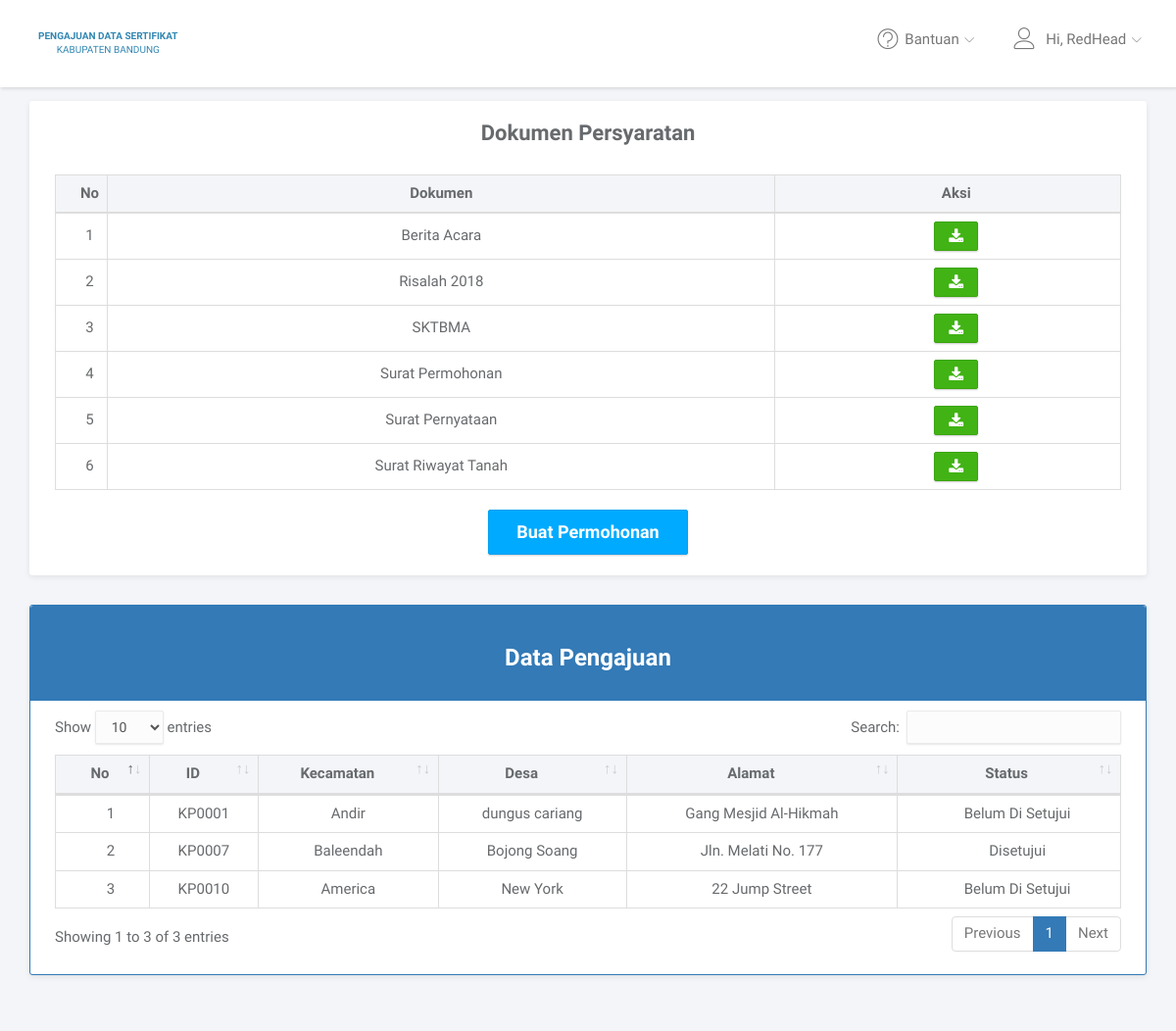
The app's page /pemohon/index.php (signed in), older data.
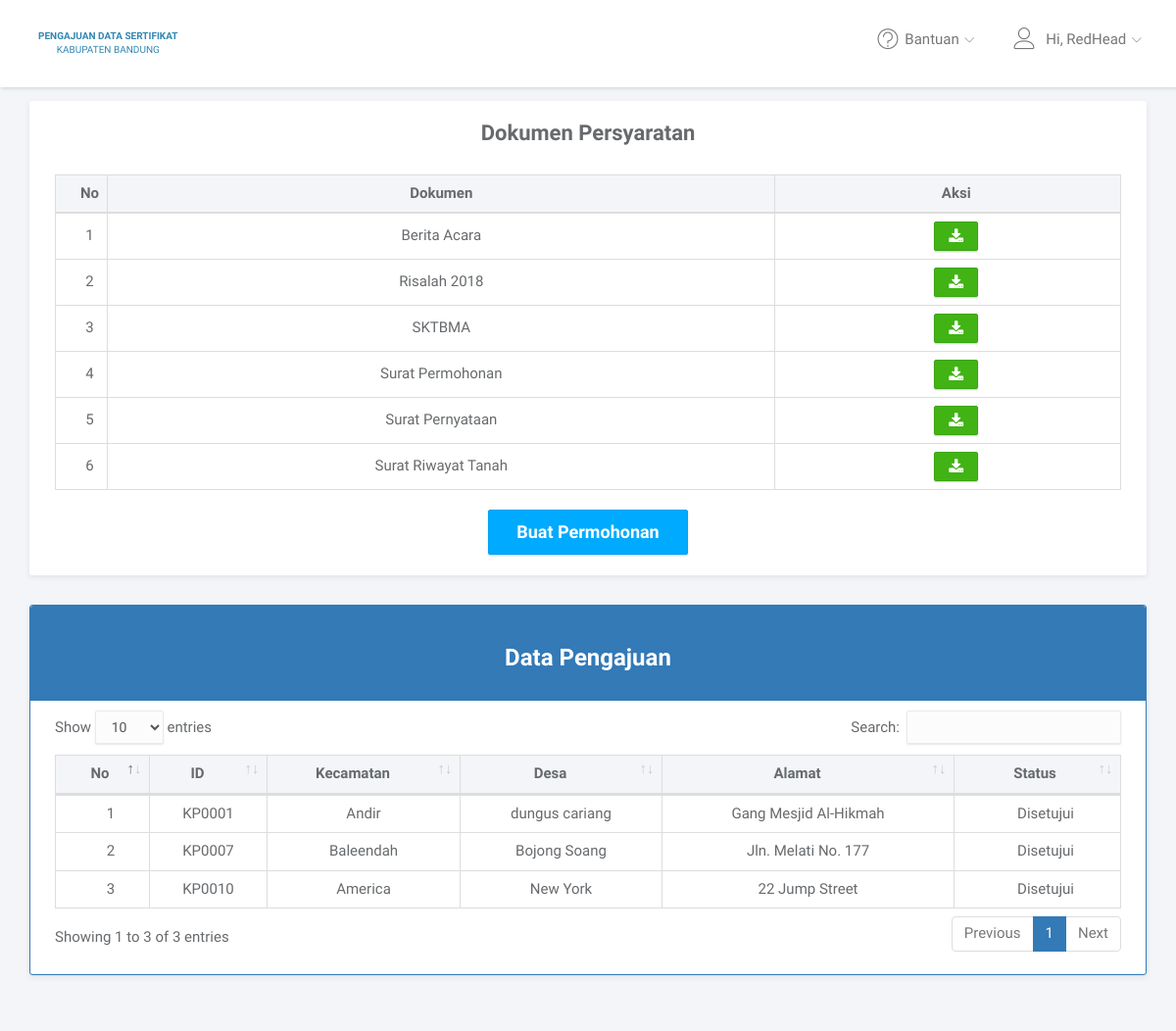
The same page, newer data.
### tables this page shows
CREATE TABLE `permohonan` (
  `id_permohonan` varchar(6) NOT NULL,
  `id_user` int(5) NOT NULL,
  `kecamatan` varchar(255) NOT NULL,
  `desa` varchar(255) NOT NULL,
  `alamat` text NOT NULL,
  `status` enum('Belum Di Setujui','Disetujui','Ditolak') NOT NULL,
  `notif` enum('read','unread') NOT NULL,
  `notif_fisik` enum('read','unread') NOT NULL,
  `notif_yuridis` enum('read','unread') NOT NULL,
  `date_created` datetime NOT NULL DEFAULT CURRENT_TIMESTAMP
);

### pemohon/index.php (the view, shortened to what the changed rows need)
<?php
include '../core/conn.php';
	$id_user = $_SESSION['id_user'];
	$data = mysqli_query($connection, "SELECT * FROM permohonan WHERE id_user = $id_user");
?>
<!DOCTYPE html>
<html lang="en">
<head>
	<link rel="stylesheet" href="../user/assets/vendor/bootstrap/css/bootstrap.min.css">
	<link rel="stylesheet" href="../user/assets/vendor/font-awesome/css/font-awesome.min.css">
	<link rel="stylesheet" href="../user/assets/vendor/linearicons/style.css">
	<link rel="stylesheet" href="../user/assets/vendor/datatables/dataTables.bootstrap4.css">
	<link rel="stylesheet" href="../user/assets/vendor/datatables/dataTables.bootstrap4.min.css">
	<link rel="stylesheet" href="../user/assets/css/main.css">
	<link rel="stylesheet" href="../user/assets/css/demo.css">
</head>
<body>
	<div>
		<div class="main">
			<div class="main-content">
				<div class="container">
					<div class="panel panel-headline">
						<div class="panel-heading text-center">
							<h3 class="panel-title"><b>Dokumen Persyaratan</b></h3><br>
				              <table class="table table-bordered" width="100%" cellspacing="0" id="mydata">
				                <thead style="background: #f3f5f8">
				                    <tr>
				                        <th style="text-align:center;width:40px;"><b>No</th>
				                        <th style="text-align:center;"><b>Dokumen</th>
				                        <th style="text-align:center;"><b>Aksi</th>
				                    </tr>
				                </thead>
				              </table>
						</div>
				</div>
			</div>
			<div class="container">
				<div class="panel panel-primary">
					<div class="panel-body">
						<table class="table table-bordered" id="dataTables" cellspacing="0" width="100%">
							<thead style="background: #f3f5f8">
								<tr style="text-align:center;">
									<th style="text-align:center;width:40px;">No</th>
									<th style="text-align: center;">ID</th>
									<th style="text-align: center;">Kecamatan</th>
									<th style="text-align: center;">Desa</th>
									<th style="text-align: center;">Alamat</th>
									<th style="text-align: center;">Status</th>
								</tr>
							</thead>
							<tbody>
								<?php
								  $no = 0;
					              while($d = mysqli_fetch_array($data)){
					              	$no++;
					            ?>
					            <tr>
					            	<td style="text-align: center;"><?php echo $no; ?></td>
					            	<td style="text-align: center;"><?=$d['id_permohonan'];?></td>
					            	<td style="text-align: center;"><?=$d['kecamatan'];?></td>
					            	<td style="text-align: center;"><?=$d['desa'];?></td>
					            	<td style="text-align: center;"><?=$d['alamat'];?></td>
					            	<td style="text-align: center;"><?=$d['status'];?></td>
					            </tr>
					        <?php } ?>
							</tbody>
						</table>
					</div>
				</div>
			</div>
		</div>
	</div>
</body>
</html>

Row changes from the older to the newer data that the page shows:
changed permohonan "KP0001": status "Belum Di Setujui" → "Disetujui"
changed permohonan "KP0010": status "Belum Di Setujui" → "Disetujui"
